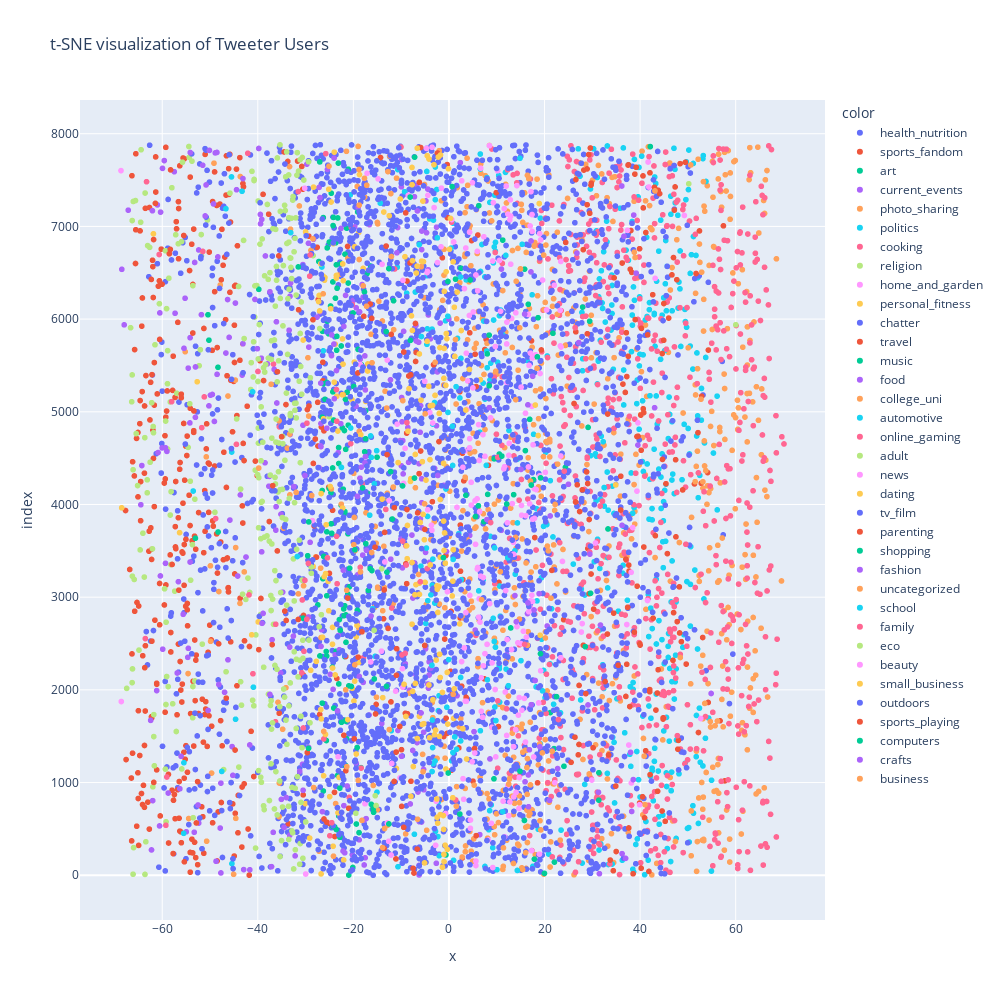

This figure's notebook cell:
### Markdown cell above
***
# Results
***
***
**1)**   At first, we try to plot observations, now been condensed to the 2D surface along with the *Major Category* as the labels

### Code cell
import plotly.express as px

fig = px.scatter(df_tsne["Component 1"], df_tsne["Component 2"], color=df_tsne['Label'], title="t-SNE visualization of Tweeter Users")
fig.update_layout(autosize=False, width=1000, height=1000)
fig.show()

### Figure 1 — Plotly figure (JSON) as saved in the notebook; plotly's stock layout.template omitted (floating-point values rounded to 4 significant figures; data arrays with more than 128 entries replaced by an {"elided": "..."} marker saying what was removed)
{"data": [{"hovertemplate": "color=health_nutrition<br>x=%{x}<br>index=%{y}<extra></extra>", "legendgroup": "health_nutrition", "marker": {"color": "#636efa", "symbol": "circle"}, "mode": "markers", "name": "health_nutrition", "showlegend": true, "type": "scattergl", "x": {"elided": "1130 float values"}, "xaxis": "x", "y": {"elided": "1130 int values"}, "yaxis": "y"}, {"hovertemplate": "color=sports_fandom<br>x=%{x}<br>index=%{y}<extra></extra>", "legendgroup": "sports_fandom", "marker": {"color": "#EF553B", "symbol": "circle"}, "mode": "markers", "name": "sports_fandom", "showlegend": true, "type": "scattergl", "x": {"elided": "337 float values"}, "xaxis": "x", "y": {"elided": "337 int values"}, "yaxis": "y"}, {"hovertemplate": "color=art<br>x=%{x}<br>index=%{y}<extra></extra>", "legendgroup": "art", "marker": {"color": "#00cc96", "symbol": "circle"}, "mode": "markers", "name": "art", "showlegend": true, "type": "scattergl", "x": [-20.97, -20.12, 22.07, -22.84, -18.82, -23.58, -23.9, -24.36, -19.37, -23.07, -16.25, -26.28, -22.83, -23.3, -18.39, -21.66, 21.99, -19.21, -25.65, -21.42, -22.48, -21.56, -21.56, 21.21, -24.11, -26.51, -20.95, -23.05, -15.62, -24.39, -21.77, -25.58, -27.01, -25.68, -23.6, -21.54, -22.75, -22.93, -21.94, -21.58, -19.16, -22.02, -21.81, -27.43, -25.57, -21.15, -16.88, -20.83, -26.39, -19.62, -20.79, -26.2, -17.39, -21.12, -24.53, -48.31, -25.55, -24.65, -21.76, -21.78, -22.58, -17.1, -24.69, -26.52, -22.13, -25.06, -24.34, 24.38, -23.06, -15.05, -17.64, -21.61, -23.09, -21.87, -22.29, -21.08, -24.13, -26.52, -17.41, -21.65, -25.96, -21.32, -24.3, -19.93, -26.3, -25.54, -48.33, -18.33, -23.5, -19.02, -22.53, -23.45, -25.17, -26.46, -25.44, -20.06, -24.77, -23.75, -17.68, -23.42, -21.08, -24.29, -17.14, -16.4, -23.56, -22.58, -27.23, -21.75, -25.48, -24.09, -23.69, -25.03, -21.43, -24.25, -23.26, -26.29, -24.18, -19.09, -24.62, -21.07, -23.14], "xaxis": "x", "y": [2, 84, 142, 410, 460, 494, 521, 530, 553, 641, 765, 909, 940, 1077, 1161, 1187, 1366, 1378, 1453, 1473, 1650, 1662, 1673, 1755, 1804, 1857, 2043, 2064, 2118, 2245, 2358, 2364, 2366, 2414, 2417, 2513, 2642, 2758, 2801, 2809, 2859, 2873, 2907, 2917, 3015, 3033, 3074, 3112, 3199, 3214, 3312, 3440, 3577, 3684, 3689, 3703, 3705, 3791, 3906, 3923, 3994, 4123, 4127, 4151, 4165, 4173, 4394, 4402, 4442, 4510, 4569, 4595, 4614, 4798, 4826, 4856, 4911, 4941, 5013, 5134, 5135, 5211, 5215, 5273, 5302, 5317, 5480, 5508, 5664, 5673, 5710, 5814, 5841, 5869, 5978, 6066, 6141, 6226, 6293, 6333, 6389, 6401, 6491, 6573, 6586, 6599, 6621, 6700, 6768, 6817, 6823, 6831, 6982, 7009, 7091, 7095, 7097, 7156, 7358, 7617, 7683], "yaxis": "y"}, {"hovertemplate": "color=current_events<br>x=%{x}<br>index=%{y}<extra></extra>", "legendgroup": "current_events", "marker": {"color": "#ab63fa", "symbol": "circle"}, "mode": "markers", "name": "current_events", "showlegend": true, "type": "scattergl", "x": {"elided": "173 float values"}, "xaxis": "x", "y": {"elided": "173 int values"}, "yaxis": "y"}, {"hovertemplate": "color=photo_sharing<br>x=%{x}<br>index=%{y}<extra></extra>", "legendgroup": "photo_sharing", "marker": {"color": "#FFA15A", "symbol": "circle"}, "mode": "markers", "name": "photo_sharing", "showlegend": true, "type": "scattergl", "x": {"elided": "418 float values"}, "xaxis": "x", "y": {"elided": "418 int values"}, "yaxis": "y"}, {"hovertemplate": "color=politics<br>x=%{x}<br>index=%{y}<extra></extra>", "legendgroup": "politics", "marker": {"color": "#19d3f3", "symbol": "circle"}, "mode": "markers", "name": "politics", "showlegend": true, "type": "scattergl", "x": {"elided": "439 float values"}, "xaxis": "x", "y": {"elided": "439 int values"}, "yaxis": "y"}, {"hovertemplate": "color=cooking<br>x=%{x}<br>index=%{y}<extra></extra>", "legendgroup": "cooking", "marker": {"color": "#FF6692", "symbol": "circle"}, "mode": "markers", "name": "cooking", "showlegend": true, "type": "scattergl", "x": {"elided": "541 float values"}, "xaxis": "x", "y": {"elided": "541 int values"}, "yaxis": "y"}, {"hovertemplate": "color=religion<br>x=%{x}<br>index=%{y}<extra></extra>", "legendgroup": "religion", "marker": {"color": "#B6E880", "symbol": "circle"}, "mode": "markers", "name": "religion", "showlegend": true, "type": "scattergl", "x": {"elided": "129 float values"}, "xaxis": "x", "y": {"elided": "129 int values"}, "yaxis": "y"}, {"hovertemplate": "color=home_and_garden<br>x=%{x}<br>index=%{y}<extra></extra>", "legendgroup": "home_and_garden", "marker": {"color": "#FF97FF", "symbol": "circle"}, "mode": "markers", "name": "home_and_garden", "showlegend": true, "type": "scattergl", "x": [-29.97, -18.53, -30.18], "xaxis": "x", "y": [13, 5510, 7412], "yaxis": "y"}, {"hovertemplate": "color=personal_fitness<br>x=%{x}<br>index=%{y}<extra></extra>", "legendgroup": "personal_fitness", "marker": {"color": "#FECB52", "symbol": "circle"}, "mode": "markers", "name": "personal_fitness", "showlegend": true, "type": "scattergl", "x": [-26.76, -22.03, -24.24, -29.15, -23.21, -30.06, -22.99, -22.27, -26.22, -0.6239, -10.99, -7.459, -19.41, -25.83, -21.16, -26.72, -26.82, -19.88, -20.25, -19.73, -23.81, -28.93, -24.36, -18.9, -27.75, -24.37, -26.45, -19.42, -24.36, -19.24, -39.92, -25.14, -25.26, -26.11, -25.82, -28.43, -8.736, -56.36, -25.69, -22.24, -13.03, -26.75, -24.84, -12.13, -18.44, -23.26, -26.24, -12.84, -17.81, -17.43, -20.29, -23.48, -22.31, -24.01, -52.68, 6.575, -17.01, -22.17, -16.99, -19.79, -23.79, -4.571, -30.51, -22.27, -27.06, -24.76, -27.27, -27.17, -22.11, -26.04, -23.56, -25.95, -26.34, -23.55, -17.96, -22.22, -26.84, -19.71, -24.21, -18.87, -30.0, -13.63, -24.66, -10.18, -25.15, -28.34, -18.72, -24.0], "xaxis": "x", "y": [14, 165, 313, 401, 674, 772, 1056, 1070, 1073, 1146, 1152, 1173, 1308, 1519, 1679, 1687, 1788, 1880, 2017, 2094, 2161, 2211, 2236, 2296, 2307, 2492, 2567, 2571, 2674, 2695, 2733, 2853, 3171, 3220, 3254, 3332, 3415, 3696, 3781, 3961, 4035, 4118, 4194, 4485, 4753, 4792, 4925, 4961, 5015, 5112, 5130, 5167, 5184, 5319, 5324, 5347, 5440, 5514, 5516, 5536, 5729, 5760, 5774, 5786, 6088, 6112, 6189, 6255, 6415, 6420, 6442, 6448, 6464, 6471, 6547, 6595, 6597, 6781, 6814, 6936, 6941, 7155, 7263, 7296, 7401, 7424, 7559, 7801], "yaxis": "y"}, {"hovertemplate": "color=chatter<br>x=%{x}<br>index=%{y}<extra></extra>", "legendgroup": "chatter", "marker": {"color": "#636efa", "symbol": "circle"}, "mode": "markers", "name": "chatter", "showlegend": true, "type": "scattergl", "x": {"elided": "2538 float values"}, "xaxis": "x", "y": {"elided": "2538 int values"}, "yaxis": "y"}, {"hovertemplate": "color=travel<br>x=%{x}<br>index=%{y}<extra></extra>", "legendgroup": "travel", "marker": {"color": "#EF553B", "symbol": "circle"}, "mode": "markers", "name": "travel", "showlegend": true, "type": "scattergl", "x": {"elided": "229 float values"}, "xaxis": "x", "y": {"elided": "229 int values"}, "yaxis": "y"}, {"hovertemplate": "color=music<br>x=%{x}<br>index=%{y}<extra></extra>", "legendgroup": "music", "marker": {"color": "#00cc96", "symbol": "circle"}, "mode": "markers", "name": "music", "showlegend": true, "type": "scattergl", "x": [19.99, -0.6302, 2.286, -15.77, -15.84, 9.423, 12.93, -30.55, -16.12, -16.49, 7.314, 5.546, 6.159, 13.54, 8.103, 17.66, 9.466, 10.54, -17.43, 8.41, 8.014, -8.067, 21.76, -39.79, 15.83, 2.52, 11.26, 6.25], "xaxis": "x", "y": [20, 219, 660, 679, 716, 1040, 2668, 2774, 3287, 3308, 3815, 3870, 3986, 4106, 4109, 4269, 4492, 4544, 4709, 5280, 5625, 5770, 5847, 6321, 6539, 6549, 6852, 7224], "yaxis": "y"}, {"hovertemplate": "color=food<br>x=%{x}<br>index=%{y}<extra></extra>", "legendgroup": "food", "marker": {"color": "#ab63fa", "symbol": "circle"}, "mode": "markers", "name": "food", "showlegend": true, "type": "scattergl", "x": {"elided": "131 float values"}, "xaxis": "x", "y": {"elided": "131 int values"}, "yaxis": "y"}, {"hovertemplate": "color=college_uni<br>x=%{x}<br>index=%{y}<extra></extra>", "legendgroup": "college_uni", "marker": {"color": "#FFA15A", "symbol": "circle"}, "mode": "markers", "name": "college_uni", "showlegend": true, "type": "scattergl", "x": {"elided": "323 float values"}, "xaxis": "x", "y": {"elided": "323 int values"}, "yaxis": "y"}, {"hovertemplate": "color=automotive<br>x=%{x}<br>index=%{y}<extra></extra>", "legendgroup": "automotive", "marker": {"color": "#19d3f3", "symbol": "circle"}, "mode": "markers", "name": "automotive", "showlegend": true, "type": "scattergl", "x": [14.31, 11.27, 0.8352, 1.606, 2.453, 1.204, 9.826, 10.6, 12.44, 11.96, 15.07, 9.736, 9.265, 0.8826, 12.32, 14.32, -53.51, 32.47, 0.775, 0.725, -0.1995, 1.498, 8.004, 38.39, -0.2186, 2.431, 11.9, 0.4354, -6.22, 15.32, 9.742, -46.67, -9.284, 6.585, 14.87], "xaxis": "x", "y": [52, 685, 1324, 1359, 1449, 1492, 1669, 1868, 2045, 2224, 2315, 2460, 2772, 3408, 3424, 3801, 4145, 4183, 4421, 4844, 4993, 5271, 5475, 5935, 6031, 6454, 6688, 6766, 6803, 6807, 6828, 7191, 7374, 7619, 7735], "yaxis": "y"}, {"hovertemplate": "color=online_gaming<br>x=%{x}<br>index=%{y}<extra></extra>", "legendgroup": "online_gaming", "marker": {"color": "#FF6692", "symbol": "circle"}, "mode": "markers", "name": "online_gaming", "showlegend": true, "type": "scattergl", "x": {"elided": "267 float values"}, "xaxis": "x", "y": {"elided": "267 int values"}, "yaxis": "y"}, {"hovertemplate": "color=adult<br>x=%{x}<br>index=%{y}<extra></extra>", "legendgroup": "adult", "marker": {"color": "#B6E880", "symbol": "circle"}, "mode": "markers", "name": "adult", "showlegend": true, "type": "scattergl", "x": {"elided": "180 float values"}, "xaxis": "x", "y": {"elided": "180 int values"}, "yaxis": "y"}, {"hovertemplate": "color=news<br>x=%{x}<br>index=%{y}<extra></extra>", "legendgroup": "news", "marker": {"color": "#FF97FF", "symbol": "circle"}, "mode": "markers", "name": "news", "showlegend": true, "type": "scattergl", "x": {"elided": "227 float values"}, "xaxis": "x", "y": {"elided": "227 int values"}, "yaxis": "y"}, {"hovertemplate": "color=dating<br>x=%{x}<br>index=%{y}<extra></extra>", "legendgroup": "dating", "marker": {"color": "#FECB52", "symbol": "circle"}, "mode": "markers", "name": "dating", "showlegend": true, "type": "scattergl", "x": [-1.355, -5.111, -1.03, -1.052, -0.3337, -0.797, -1.105, -2.36, -2.471, -1.173, -1.81, -2.53, 0.8052, -7.962, 3.7, -6.625, -4.063, -1.994, -3.025, -2.797, 2.914, -5.592, -0.2517, -5.253, 0.9742, -9.005, -6.182, -3.349, -13.84, -1.37, -7.611, 1.095, -4.19, -9.397, -7.018, -1.822, -0.365, -2.664, -1.955, 19.09, -41.27, -7.724, 2.254, -2.324, 0.6869, -7.124, -6.174, -2.446, -2.108, -2.511, -6.899, -6.213, -4.989, 0.8125, -3.911, -0.752, -7.728, -1.838, -1.031, 0.9129, -8.86, -5.141, -0.9197, -8.679, -6.012, -1.123, -5.41, -68.48, -1.832, -13.99, 34.9, -8.051, -4.803, -7.978, -1.134, -10.65, -5.562, -3.971, -7.046, 18.68, -8.569, -2.034, 3.531, -3.927, -3.439, 18.07, -5.852, -2.916, -8.352, -4.222, -0.6419, -1.059, 4.287, 1.236, -6.19, -1.006, -1.887, -0.4272, -0.5468, 2.573, -7.648, -7.84, 1.124, 1.711, -0.9798, -6.817, -0.5896, -6.665, 0.8875, -5.33, -5.716, -7.624, -9.2, 0.1101, -61.83, 0.3241, -12.49, 18.89, -5.451, -7.718, -0.1008, -7.734, -3.136, -4.174, -2.229, -4.542, -1.77, -6.625], "xaxis": "x", "y": [86, 133, 147, 225, 279, 324, 495, 562, 625, 644, 654, 823, 836, 851, 1254, 1475, 1483, 1498, 1516, 1566, 1581, 1627, 1631, 1635, 1692, 1713, 1714, 1894, 1916, 1973, 1983, 2011, 2053, 2060, 2069, 2133, 2188, 2322, 2384, 2590, 2594, 2709, 2712, 2835, 3013, 3026, 3030, 3086, 3116, 3122, 3135, 3151, 3160, 3173, 3348, 3366, 3374, 3431, 3504, 3512, 3554, 3620, 3693, 3774, 3806, 3821, 3893, 3964, 4054, 4058, 4211, 4249, 4263, 4279, 4444, 4452, 4462, 4484, 4540, 4744, 4791, 4983, 5019, 5065, 5069, 5073, 5126, 5177, 5250, 5275, 5285, 5361, 5457, 5598, 5624, 5684, 5692, 5789, 5844, 5877, 5878, 6035, 6128, 6291, 6299, 6497, 6510, 6572, 6618, 6620, 6625, 6631, 6673, 6754, 6920, 7086, 7115, 7247, 7273, 7450, 7622, 7636, 7665, 7727, 7749, 7763, 7770, 7844], "yaxis": "y"}, {"hovertemplate": "color=tv_film<br>x=%{x}<br>index=%{y}<extra></extra>", "legendgroup": "tv_film", "marker": {"color": "#636efa", "symbol": "circle"}, "mode": "markers", "name": "tv_film", "showlegend": true, "type": "scattergl", "x": {"elided": "178 float values"}, "xaxis": "x", "y": {"elided": "178 int values"}, "yaxis": "y"}, {"hovertemplate": "color=parenting<br>x=%{x}<br>index=%{y}<extra></extra>", "legendgroup": "parenting", "marker": {"color": "#EF553B", "symbol": "circle"}, "mode": "markers", "name": "parenting", "showlegend": true, "type": "scattergl", "x": [-55.36, -54.15, -56.09, -52.85, -57.3, -56.47, -57.45, -43.29, -61.76, -58.7, -54.72, -64.69, -44.76, -41.41, -55.9, -46.6, -56.1, -61.16, -36.99, -48.19, -60.54, -31.53, -34.35, -54.76, -56.52, -66.8, -57.93, -57.15, -55.38, -55.04, -57.26, -43.13, -37.59, -55.65, -36.87, -42.87, -54.84, -35.01, -53.36, -56.01, -58.95, -46.44, -35.89, -53.59, -44.9, -49.03, -54.28, -61.96, -58.51, -58.3, -37.73, -63.53, -61.43, -58.25, 28.91, -46.1, -61.37], "xaxis": "x", "y": [145, 246, 468, 564, 610, 615, 871, 952, 1002, 1088, 1111, 1292, 1351, 1553, 1869, 1911, 1998, 2071, 2488, 2497, 2702, 2760, 2850, 2864, 3076, 3299, 3353, 3523, 3568, 3624, 3761, 3800, 3816, 4014, 4203, 4474, 4528, 4731, 5009, 5190, 5225, 5389, 5432, 5850, 5934, 6296, 6524, 6566, 6705, 6752, 7132, 7195, 7249, 7610, 7620, 7623, 7750], "yaxis": "y"}, {"hovertemplate": "color=shopping<br>x=%{x}<br>index=%{y}<extra></extra>", "legendgroup": "shopping", "marker": {"color": "#00cc96", "symbol": "circle"}, "mode": "markers", "name": "shopping", "showlegend": true, "type": "scattergl", "x": [17.88, -12.57, 15.8, 31.35, -0.1475, 31.38, 14.87, 24.07, -29.38, 22.51, -13.07, 19.16, 29.62, -12.97, -1.159, -29.56, -19.69, -53.06, 33.28, -11.86, 12.09, 3.538, -18.07, -9.712, 17.23, -7.21, 19.18, -12.2, 11.07, 16.0, 29.11, 16.9, 18.5, -50.22, 8.411, -13.14, 18.64, -50.42, 27.98, 16.6, -11.59, -0.2058, 4.445, 1.379, -12.58, 0.6607, -27.03, -7.182], "xaxis": "x", "y": [174, 554, 591, 810, 1103, 1106, 1122, 1176, 1369, 1927, 2038, 2390, 3042, 3270, 3426, 3447, 3511, 3636, 3736, 3843, 4005, 4099, 4179, 4200, 4210, 4285, 4287, 4355, 4522, 4581, 4832, 4919, 5593, 5773, 5827, 5866, 6015, 6047, 6130, 6160, 6198, 6406, 6422, 6431, 6545, 7430, 7696, 7747], "yaxis": "y"}, {"hovertemplate": "color=fashion<br>x=%{x}<br>index=%{y}<extra></extra>", "legendgroup": "fashion", "marker": {"color": "#ab63fa", "symbol": "circle"}, "mode": "markers", "name": "fashion", "showlegend": true, "type": "scattergl", "x": [36.96, 36.23, 38.24, 16.65, -21.99, 21.05, -35.07, 31.29, 15.92, 38.57, 38.0, 16.83, 19.02, -5.838, 29.1, 17.21, 18.04, 31.7, 14.09, 17.8, 16.53, 13.81, 18.86, 29.49, 36.22, 21.18, 25.0, 15.07, 39.54, 43.03, 16.52, 17.52, 27.16, 15.84, 39.17, 17.17, 26.78, 17.18, 36.63, 38.67, 36.17], "xaxis": "x", "y": [182, 233, 688, 739, 751, 808, 819, 895, 1008, 1032, 1326, 1354, 1386, 1751, 1837, 1840, 2101, 2699, 2735, 2862, 2938, 3017, 3038, 3464, 3775, 3876, 4218, 4378, 4641, 5044, 5075, 5383, 5747, 6054, 6496, 6509, 6712, 6843, 6894, 7122, 7436], "yaxis": "y"}, {"hovertemplate": "color=uncategorized<br>x=%{x}<br>index=%{y}<extra></extra>", "legendgroup": "uncategorized", "marker": {"color": "#FFA15A", "symbol": "circle"}, "mode": "markers", "name": "uncategorized", "showlegend": true, "type": "scattergl", "x": [-24.16, -13.9, -13.48, -28.31, 12.5, -18.99, -21.38, -26.21, -12.47, -21.6, -19.7, 6.822, -21.4, -16.18, -19.79, -4.988, -13.03, -16.1, -17.24, -26.32, -18.78, 3.914, -17.2, -17.67, -18.81, -25.1, -21.45], "xaxis": "x", "y": [206, 299, 504, 946, 983, 1024, 1172, 1552, 1572, 2001, 2270, 2973, 3075, 3482, 3860, 4978, 5040, 5529, 6139, 6273, 7230, 7443, 7444, 7519, 7614, 7650, 7810], "yaxis": "y"}, {"hovertemplate": "color=school<br>x=%{x}<br>index=%{y}<extra></extra>", "legendgroup": "school", "marker": {"color": "#19d3f3", "symbol": "circle"}, "mode": "markers", "name": "school", "showlegend": true, "type": "scattergl", "x": [-55.5, -47.55, -40.92, -31.72, -22.5, -41.07, -33.11, -43.3, -45.51], "xaxis": "x", "y": [452, 1120, 2029, 3439, 4400, 5216, 6933, 7379, 7534], "yaxis": "y"}, {"hovertemplate": "color=family<br>x=%{x}<br>index=%{y}<extra></extra>", "legendgroup": "family", "marker": {"color": "#FF6692", "symbol": "circle"}, "mode": "markers", "name": "family", "showlegend": true, "type": "scattergl", "x": [-59.24, -24.53, -59.03, -30.46, -41.01, -30.8, -30.34, 15.83, -36.25, -30.69, -5.991, -30.14, -29.41, -25.42, -48.83, -51.73, -29.72, -58.03, -39.97, -29.14, 25.42, -29.03, -60.64, -51.5, -31.53], "xaxis": "x", "y": [539, 567, 1060, 1589, 2174, 2184, 2416, 2490, 2708, 2970, 3166, 3182, 3364, 3425, 3848, 4829, 4877, 5109, 5435, 6463, 6523, 6692, 6697, 6730, 7376], "yaxis": "y"}, {"hovertemplate": "color=eco<br>x=%{x}<br>index=%{y}<extra></extra>", "legendgroup": "eco", "marker": {"color": "#B6E880", "symbol": "circle"}, "mode": "markers", "name": "eco", "showlegend": true, "type": "scattergl", "x": [-19.48, -31.12], "xaxis": "x", "y": [669, 5845], "yaxis": "y"}, {"hovertemplate": "color=beauty<br>x=%{x}<br>index=%{y}<extra></extra>", "legendgroup": "beauty", "marker": {"color": "#FF97FF", "symbol": "circle"}, "mode": "markers", "name": "beauty", "showlegend": true, "type": "scattergl", "x": [39.9, 29.9, -23.2, -16.38, 23.74, 30.67, -28.57, 15.18, 22.04, -17.14], "xaxis": "x", "y": [761, 1027, 1278, 2301, 3386, 3584, 3826, 3990, 6366, 7573], "yaxis": "y"}, {"hovertemplate": "color=small_business<br>x=%{x}<br>index=%{y}<extra></extra>", "legendgroup": "small_business", "marker": {"color": "#FECB52", "symbol": "circle"}, "mode": "markers", "name": "small_business", "showlegend": true, "type": "scattergl", "x": [-24.96], "xaxis": "x", "y": [848], "yaxis": "y"}, {"hovertemplate": "color=outdoors<br>x=%{x}<br>index=%{y}<extra></extra>", "legendgroup": "outdoors", "marker": {"color": "#636efa", "symbol": "circle"}, "mode": "markers", "name": "outdoors", "showlegend": true, "type": "scattergl", "x": [-29.29, -19.75, -28.01, -29.76], "xaxis": "x", "y": [984, 2445, 2880, 4318], "yaxis": "y"}, {"hovertemplate": "color=sports_playing<br>x=%{x}<br>index=%{y}<extra></extra>", "legendgroup": "sports_playing", "marker": {"color": "#EF553B", "symbol": "circle"}, "mode": "markers", "name": "sports_playing", "showlegend": true, "type": "scattergl", "x": [-19.82, -21.16, -5.035, -17.81], "xaxis": "x", "y": [1472, 2990, 3731, 6030], "yaxis": "y"}, {"hovertemplate": "color=computers<br>x=%{x}<br>index=%{y}<extra></extra>", "legendgroup": "computers", "marker": {"color": "#00cc96", "symbol": "circle"}, "mode": "markers", "name": "computers", "showlegend": true, "type": "scattergl", "x": [-20.42, 28.52, -29.33, 29.44, -31.53, -8.115, 42.13], "xaxis": "x", "y": [2037, 2466, 3812, 5977, 6563, 7317, 7861], "yaxis": "y"}, {"hovertemplate": "color=crafts<br>x=%{x}<br>index=%{y}<extra></extra>", "legendgroup": "crafts", "marker": {"color": "#ab63fa", "symbol": "circle"}, "mode": "markers", "name": "crafts", "showlegend": true, "type": "scattergl", "x": [-30.14, -43.11, -50.12], "xaxis": "x", "y": [4312, 7516, 7820], "yaxis": "y"}, {"hovertemplate": "color=business<br>x=%{x}<br>index=%{y}<extra></extra>", "legendgroup": "business", "marker": {"color": "#FFA15A", "symbol": "circle"}, "mode": "markers", "name": "business", "showlegend": true, "type": "scattergl", "x": [16.73], "xaxis": "x", "y": [7524], "yaxis": "y"}], "layout": {"autosize": false, "height": 1000, "legend": {"title": {"text": "color"}, "tracegroupgap": 0}, "title": {"text": "t-SNE visualization of Tweeter Users"}, "width": 1000, "xaxis": {"anchor": "y", "domain": [0, 1], "title": {"text": "x"}}, "yaxis": {"anchor": "x", "domain": [0, 1], "title": {"text": "index"}}}}
